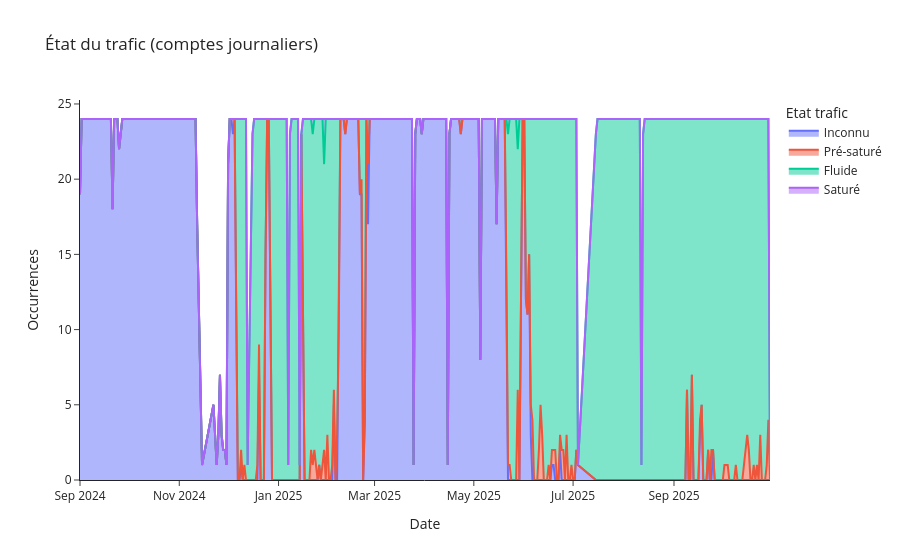

The notebook cell this image was saved under:
### Code cell
etat_jour = (df_axe
             .assign(jour=pd.to_datetime(df_axe['date']))
             .groupby(['jour','Etat trafic'], as_index=False)
             .size())

fig = px.area(
    etat_jour, x='jour', y='size', color='Etat trafic',
    title=f"État du trafic (comptes journaliers)",
    labels={'jour':'Date','size':'Occurrences'}
)
fig.update_layout(template='simple_white', hovermode='x unified')
fig.show()

### Figure 1 — Plotly figure (JSON) as saved in the notebook; plotly's stock layout.template omitted (floating-point values rounded to 4 significant figures; data arrays with more than 128 entries replaced by an {"elided": "..."} marker saying what was removed)
{"data": [{"fillpattern": {"shape": ""}, "hovertemplate": "Etat trafic=Inconnu<br>Date=%{x}<br>Occurrences=%{y}<extra></extra>", "legendgroup": "Inconnu", "line": {"color": "#636efa"}, "marker": {"symbol": "circle"}, "mode": "lines", "name": "Inconnu", "orientation": "v", "showlegend": true, "stackgroup": "1", "type": "scatter", "x": {"elided": "219 str values"}, "xaxis": "x", "y": {"elided": "219 int values"}, "yaxis": "y"}, {"fillpattern": {"shape": ""}, "hovertemplate": "Etat trafic=Pré-saturé<br>Date=%{x}<br>Occurrences=%{y}<extra></extra>", "legendgroup": "Pré-saturé", "line": {"color": "#EF553B"}, "marker": {"symbol": "circle"}, "mode": "lines", "name": "Pré-saturé", "orientation": "v", "showlegend": true, "stackgroup": "1", "type": "scatter", "x": ["2024-12-04T00:00:00.000000000", "2024-12-09T00:00:00.000000000", "2024-12-11T00:00:00.000000000", "2024-12-19T00:00:00.000000000", "2024-12-20T00:00:00.000000000", "2025-01-16T00:00:00.000000000", "2025-01-21T00:00:00.000000000", "2025-01-22T00:00:00.000000000", "2025-01-23T00:00:00.000000000", "2025-01-24T00:00:00.000000000", "2025-01-28T00:00:00.000000000", "2025-01-29T00:00:00.000000000", "2025-01-31T00:00:00.000000000", "2025-02-03T00:00:00.000000000", "2025-02-04T00:00:00.000000000", "2025-02-06T00:00:00.000000000", "2025-02-21T00:00:00.000000000", "2025-02-25T00:00:00.000000000", "2025-05-21T00:00:00.000000000", "2025-05-22T00:00:00.000000000", "2025-05-23T00:00:00.000000000", "2025-05-28T00:00:00.000000000", "2025-06-05T00:00:00.000000000", "2025-06-06T00:00:00.000000000", "2025-06-10T00:00:00.000000000", "2025-06-11T00:00:00.000000000", "2025-06-12T00:00:00.000000000", "2025-06-16T00:00:00.000000000", "2025-06-18T00:00:00.000000000", "2025-06-19T00:00:00.000000000", "2025-06-20T00:00:00.000000000", "2025-06-23T00:00:00.000000000", "2025-06-24T00:00:00.000000000", "2025-06-25T00:00:00.000000000", "2025-06-27T00:00:00.000000000", "2025-06-30T00:00:00.000000000", "2025-09-17T00:00:00.000000000", "2025-09-24T00:00:00.000000000", "2025-10-02T00:00:00.000000000", "2025-10-03T00:00:00.000000000", "2025-10-04T00:00:00.000000000", "2025-10-09T00:00:00.000000000", "2025-10-14T00:00:00.000000000", "2025-10-15T00:00:00.000000000", "2025-10-16T00:00:00.000000000", "2025-10-17T00:00:00.000000000", "2025-10-20T00:00:00.000000000", "2025-10-22T00:00:00.000000000", "2025-10-24T00:00:00.000000000", "2025-10-28T00:00:00.000000000", "2025-10-29T00:00:00.000000000"], "xaxis": "x", "y": [1, 1, 1, 1, 2, 1, 2, 1, 2, 1, 1, 2, 3, 1, 1, 3, 1, 4, 2, 1, 1, 6, 2, 4, 2, 5, 3, 1, 1, 1, 2, 1, 2, 2, 3, 1, 1, 2, 1, 1, 1, 1, 1, 2, 3, 2, 1, 1, 3, 1, 4], "yaxis": "y"}, {"fillpattern": {"shape": ""}, "hovertemplate": "Etat trafic=Fluide<br>Date=%{x}<br>Occurrences=%{y}<extra></extra>", "legendgroup": "Fluide", "line": {"color": "#00cc96"}, "marker": {"symbol": "circle"}, "mode": "lines", "name": "Fluide", "orientation": "v", "showlegend": true, "stackgroup": "1", "type": "scatter", "x": {"elided": "216 str values"}, "xaxis": "x", "y": {"elided": "216 int values"}, "yaxis": "y"}, {"fillpattern": {"shape": ""}, "hovertemplate": "Etat trafic=Saturé<br>Date=%{x}<br>Occurrences=%{y}<extra></extra>", "legendgroup": "Saturé", "line": {"color": "#ab63fa"}, "marker": {"symbol": "circle"}, "mode": "lines", "name": "Saturé", "orientation": "v", "showlegend": true, "stackgroup": "1", "type": "scatter", "x": ["2025-01-22T00:00:00.000000000", "2025-01-29T00:00:00.000000000", "2025-05-22T00:00:00.000000000", "2025-05-28T00:00:00.000000000"], "xaxis": "x", "y": [1, 3, 1, 2], "yaxis": "y"}], "layout": {"hovermode": "x unified", "legend": {"title": {"text": "Etat trafic"}, "tracegroupgap": 0}, "title": {"text": "État du trafic (comptes journaliers)"}, "xaxis": {"anchor": "y", "domain": [0, 1], "title": {"text": "Date"}}, "yaxis": {"anchor": "x", "domain": [0, 1], "title": {"text": "Occurrences"}}}}
